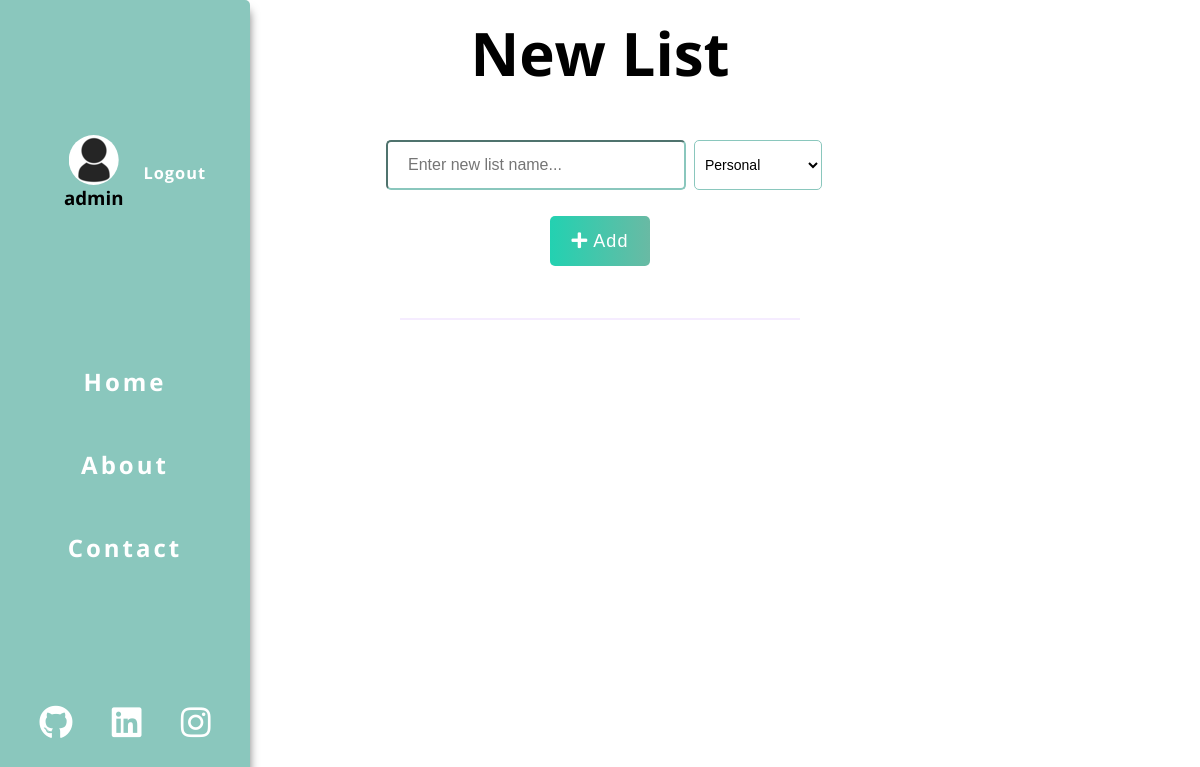
The app's page / (signed in), older data.
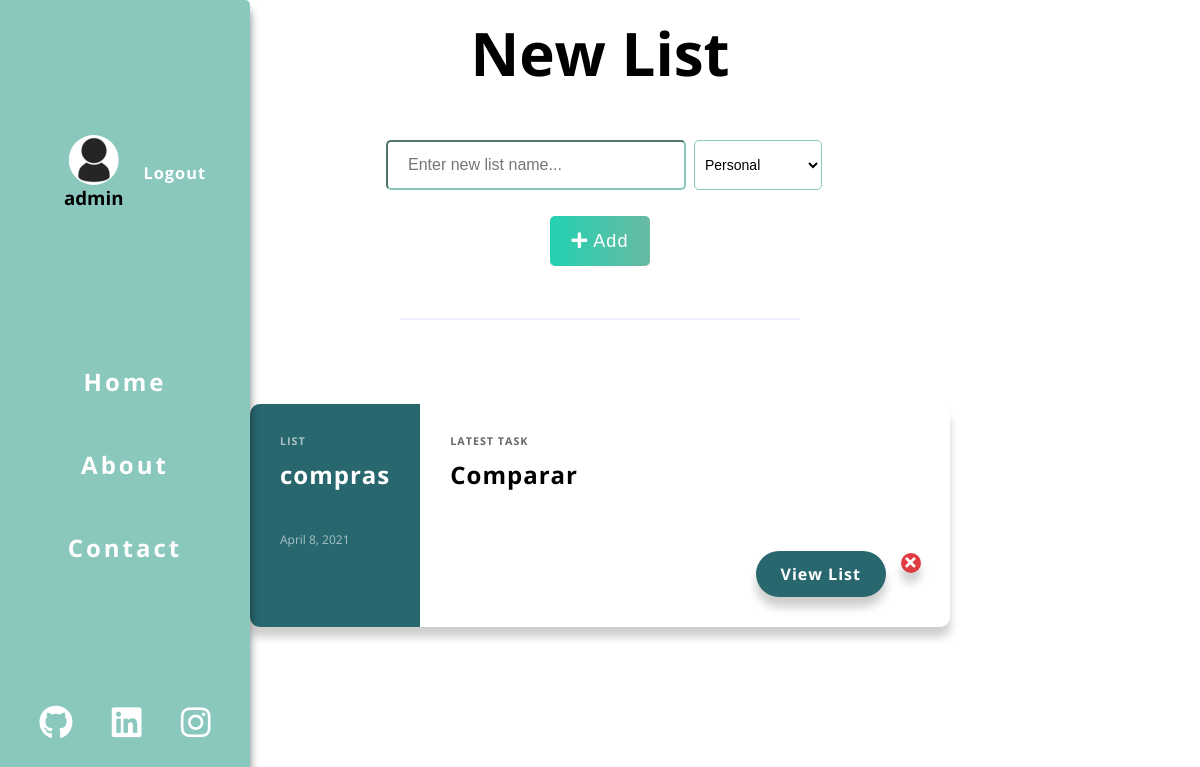
The same page, newer data.
### myTodoApp/models.py (models this page shows, shortened)
class ToDoList(models.Model):
    PERSONAL = 'PS'
    PROFESSIONAL = 'PF'
    SCRATCH = 'SC'
    LIST_TYPE_CHOICES = [
        (PERSONAL, 'Personal'),
        (PROFESSIONAL, 'Professional'),
        (SCRATCH,  'Scratch'),
    ]
    user = models.ForeignKey(User, on_delete=models.CASCADE, related_name='todolist',null=True)#If User is deleted all users task will be deleted
    name = models.CharField(max_length=200, null=True)
    list_type = models.CharField(max_length=2, choices=LIST_TYPE_CHOICES,default=PERSONAL)
    creation_date = models.DateField(auto_now_add=True)

class Task(models.Model):
    todolist = models.ForeignKey(ToDoList, on_delete=models.CASCADE ,null=True)#If User is deleted all users task will be deleted
    task_text = models.CharField(max_length=250, null=True)
    task_complete = models.BooleanField(default=False, null=True)
    creation_date = models.DateTimeField(auto_now_add=True)
    def __str__(self):
        return '{}'.format(self.task_text)

### myTodoApp/views.py (the view)
# urls.py: path('', views.home, name='home'),
@login_required(login_url= 'myTodoApp:login')
def home(request):
    return render(request, 'myTodoApp/lists.html')

### templates/myTodoApp/lists.html (shortened to what this page needs)
{% extends 'base.html' %}
{% block form %}
        <div class="create-list-container">
          <div class="form-title">
              <h1>New List</h1>
          </div>
          <div class="form-container">
              <form action="{% url 'myTodoApp:new_list' %}" method="POST" id="create-list-form">
                  <div class="list-inputs">
                      <input type="text" name="list_name" id="" placeholder="Enter new list name..."  required/>
                      <div class="custom-select">
                          <select name="list-type" required>
                              <option value="PERSONAL">Personal</option>
                          </select>
                      </div>
                  </div>
                  <button type="submit"><i class="fas fa-plus"></i> Add</button>
              </form>
          </div>
      </div>
    {% endblock form%}
{% block content %}
        <div class="todoLists-container">
                {% for todoList in request.user.todolist.all|dictsortreversed:"creation_date" %}
                <div class="todoList">
                    <div class="todoList-preview {{todoList.list_type}}">
                      <h6>List</h6>
                      <h2>{{todoList.name}}</h2>
                      <p>{{todoList.creation_date}}</p>
                    </div>
                    <div class="todoList-info">
                      <div class="task-preview">
                        <h6>Latest Task</h6>
                        <h2>{{todoList.task_set.all|dictsortreversed:"creation_date"|first|default:"No Tasks Created"}}</h2>
                      </div>
                      <div class="list-bnts">
                        <div class="btns-helper">
                          <a href="{% url 'myTodoApp:list_task' todoList.id %}" class="btn btn-view {{todoList.list_type}}"><div>View List</div></a>
                          <form class="list-btn-form" action="{% url 'myTodoApp:delete_list' todoList.id %}" method="POST">
                            <button class="btn btn-delete">
                              <i class="fas fa-times"></i>
                            </button>
                          </form>
                        </div>
                      </div>
                    </div>
                  </div>
                {% endfor %}
        </div>
{% endblock content%}

### templates/base.html (shortened to what this page needs)
{% load static %}
<!DOCTYPE html>
<html lang="en">
<head>
    <link rel="stylesheet" href="{% static '/css/style.css' %}">
    <link
    rel="stylesheet"
    href="https://cdnjs.cloudflare.com/ajax/libs/font-awesome/5.15.3/css/all.min.css"
/>
</head>
<body>
    <nav class="sidenav-container">
        <div class="user-profile">
            <div class="user-picture">
                <img src="{% static '/img/user.png' %}" alt="">
                <h3>{{request.user}}</h3>
            </div>
            <a href="{% url 'myTodoApp:logout' %}"><h3>Logout</h3></a>
        </div>
        <div id="mySidenav" class="sidenav">
            <div class="sidenav-link">
                <a href="{% url 'myTodoApp:home' %}">Home</a>
            </div>
            <div class="sidenav-link">
                <a href="https://github.com/SamuelSilva2310/django-TodoApp">About</a>
            </div>
            <div class="sidenav-link">
                <a href="http://samuelsilva.live/">Contact</a>
            </div>
        </div>
        <div class="sidenav-items">
            <div class="sidenav-social-item">
                <a href="https://github.com/SamuelSilva2310"><i class="fab fa-github"></i></a>
            </div>
            <div class="sidenav-social-item">
                <a href="https://www.linkedin.com/in/samuel-silva-140a681a8//"><i class="fab fa-linkedin"></i></a>
            </div>
            <div class="sidenav-social-item">
                <a href="https://www.instagram.com/samuel__2310"><i class="fab fa-instagram"></i></a>
            </div>
        </div>
    </nav>
    <section class="page-content-container">
        {% block form %}
        {% endblock form%}
        <div class="page-divider"></div>
        {% block content %}
        {% endblock content%}
    </section>
</body>
</html>

Row changes from the older to the newer data that the page shows:
added ToDoList: name "compras", creation_date "April 8, 2021", task_set.all|dictsortreversed "Comparar"
